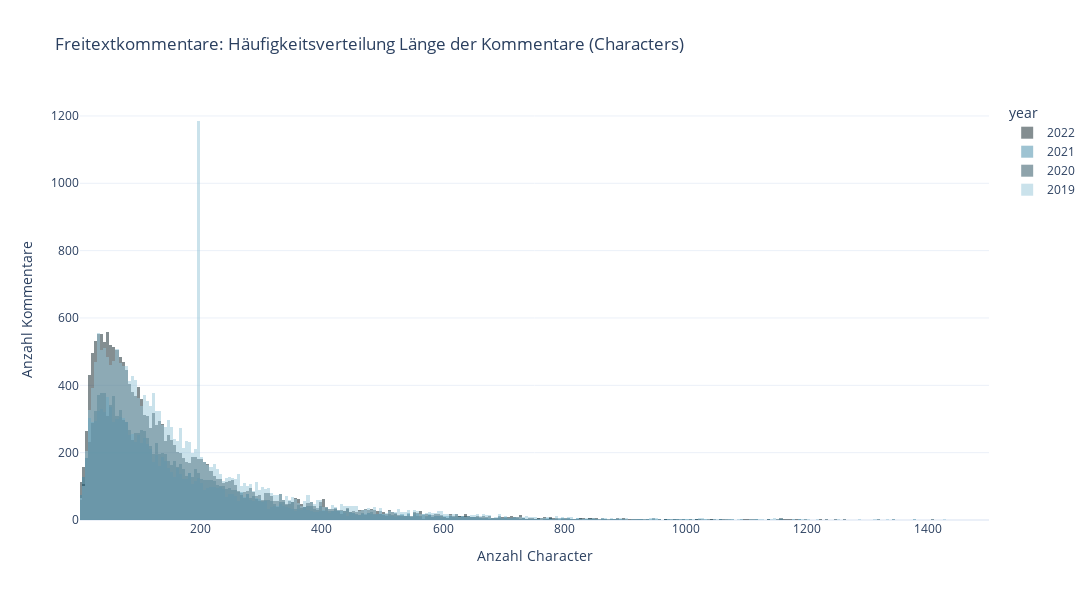

The notebook cell saved with this chart:
### Code cell
fig = px.histogram(
    df_text,
    x="Kommentar_Character",
    range_x = [1,1500],
    title="Freitextkommentare: Häufigkeitsverteilung Länge der Kommentare (Characters)",
    color = "year",
    labels={'Kommentar_Character':'Anzahl Character'},
    color_discrete_sequence=color_discrete_sequence,
    width=1200, 
    height=600,
    template=template)
    
fig.update_layout(yaxis_title="Anzahl Kommentare")

# Overlay both histograms
fig.update_layout(barmode='overlay')

# Reduce opacity to see both histograms
fig.update_traces(opacity=0.5)

fig.show()

pio.write_image(fig,"images/fig-character-hist.svg") #save fig as svg

### Figure 1 — Plotly figure (JSON) as saved in the notebook; plotly's stock layout.template omitted (floating-point values rounded to 4 significant figures; data arrays with more than 128 entries replaced by an {"elided": "..."} marker saying what was removed)
{"data": [{"alignmentgroup": "True", "bingroup": "x", "hovertemplate": "year=2022<br>Anzahl Character=%{x}<br>count=%{y}<extra></extra>", "legendgroup": "2022", "marker": {"color": "#0B1F26", "pattern": {"shape": ""}}, "name": "2022", "offsetgroup": "2022", "opacity": 0.5, "orientation": "v", "showlegend": true, "type": "histogram", "x": {"elided": "18436 int values"}, "xaxis": "x", "yaxis": "y"}, {"alignmentgroup": "True", "bingroup": "x", "hovertemplate": "year=2021<br>Anzahl Character=%{x}<br>count=%{y}<extra></extra>", "legendgroup": "2021", "marker": {"color": "#3F89A6", "pattern": {"shape": ""}}, "name": "2021", "offsetgroup": "2021", "opacity": 0.5, "orientation": "v", "showlegend": true, "type": "histogram", "x": {"elided": "12071 int values"}, "xaxis": "x", "yaxis": "y"}, {"alignmentgroup": "True", "bingroup": "x", "hovertemplate": "year=2020<br>Anzahl Character=%{x}<br>count=%{y}<extra></extra>", "legendgroup": "2020", "marker": {"color": "#204959", "pattern": {"shape": ""}}, "name": "2020", "offsetgroup": "2020", "opacity": 0.5, "orientation": "v", "showlegend": true, "type": "histogram", "x": {"elided": "13226 int values"}, "xaxis": "x", "yaxis": "y"}, {"alignmentgroup": "True", "bingroup": "x", "hovertemplate": "year=2019<br>Anzahl Character=%{x}<br>count=%{y}<extra></extra>", "legendgroup": "2019", "marker": {"color": "#96C6D9", "pattern": {"shape": ""}}, "name": "2019", "offsetgroup": "2019", "opacity": 0.5, "orientation": "v", "showlegend": true, "type": "histogram", "x": {"elided": "20533 int values"}, "xaxis": "x", "yaxis": "y"}], "layout": {"barmode": "overlay", "height": 600, "legend": {"title": {"text": "year"}, "tracegroupgap": 0}, "title": {"text": "Freitextkommentare: Häufigkeitsverteilung Länge der Kommentare (Characters)"}, "width": 1200, "xaxis": {"anchor": "y", "domain": [0, 1], "range": [1, 1500], "title": {"text": "Anzahl Character"}}, "yaxis": {"anchor": "x", "domain": [0, 1], "title": {"text": "Anzahl Kommentare"}}}}
